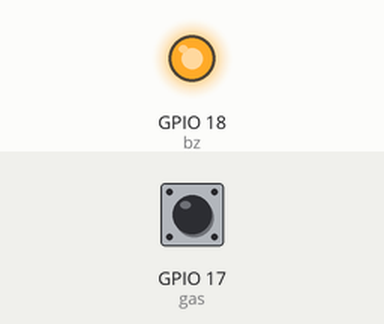
Bench run of a program on a simulated Raspberry Pi (BCM pin numbers). On the bench: output pins drawn as LEDs (lit = HIGH). Inputs (shaded band) come from the test bench; at power-on: GPIO 17 (gas) LOW. Requests to the public web service named in the program get a made-up reply in its usual format after 0.4 s (London, UTC, broken clouds, 64 % humidity, 1013 hPa unless stated); what the program prints to the terminal is not drawn.

Above: at 1.2 s.
1.3 s: GPIO 17 (gas) pulled HIGH for 1.4 s
At 3.0 s:
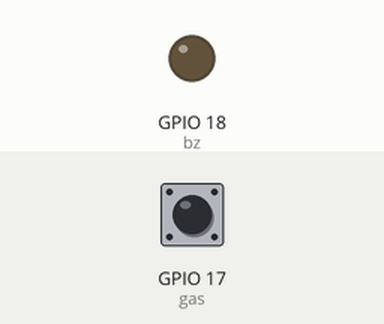
5.9 s: GPIO 17 (gas) pulled HIGH for 3.2 s
At 11.8 s:
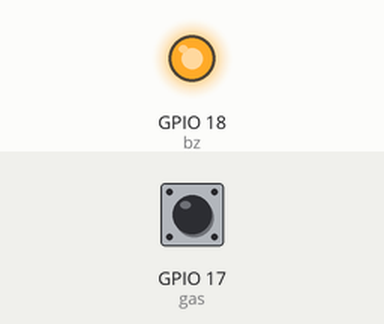
Timing chart, 0 to 13.3 s (numbered marks = the images above; inputs shaded):
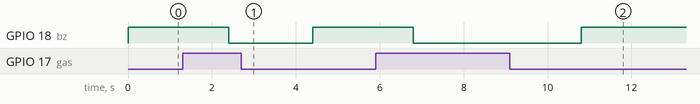

Measured:
- after the input at 1.3 s, GPIO 18 (bz): HIGH → LOW after 1.1 s, → HIGH 2.0 s later
- after the input at 5.9 s, GPIO 18 (bz): HIGH → LOW after 0.90 s, → HIGH 4.0 s later

The program:

10_MQ-2_________________________________________.py
```python
import time                             # 시간 지연(sleep) 기능을 사용하기 위한 모듈
from gpiozero import DigitalInputDevice, OutputDevice  # 라즈베리파이 GPIO 핀 제어(센서 입력, 부저 출력)를 위한 모듈
import urllib.request                   # 텔레그램 API 서버로 HTTP 요청을 보내기 위한 모듈
import json                             # 텔레그램으로 보낼 데이터를 JSON 형식으로 변환하기 위한 모듈

# 텔레그램 봇 API, 사용자 ID 설정
TELEGRAM_ID = '8197209442'
MY_TOKEN = '8686881281:AAFvh5mzWu9YZn89cmRrahigGdkvaggy1LQ'

# 부저(Output)와 가스 센서(Input)의 GPIO 핀 번호 지정
bz = OutputDevice(18)       # 부저는 18번 핀에 연결
gas = DigitalInputDevice(17) # 가스 센서는 17번 핀에 연결

# 가스 감지 시 텔레그램으로 경고 메시지를 보내는 함수
def send_telegram_message():
    # 텔레그램 봇 API 호출을 위한 URL 생성
    url = f"https://api.telegram.org/bot{MY_TOKEN}/sendMessage"

    # 텔레그램으로 보낼 메시지 내용 (JSON 형식으로 전송 예정)
    payload = {
        "chat_id": TELEGRAM_ID,
        "text": "[비상 경보] 가스 및 유독 연기 누출 감지. 즉시 확인 바랍니다."
    }

    try:
        # 딕셔너리 데이터를 JSON 문자열로 변환하고 바이트로 인코딩
        data = json.dumps(payload).encode('utf-8')

        # HTTP POST 요청 생성 및 헤더 설정
        req = urllib.request.Request(url, data=data, headers={'Content-Type': 'application/json'})

        # 네트워크 지연을 고려해 타임아웃(1.5초)을 두고 메시지 전송
        with urllib.request.urlopen(req, timeout=1.5) as response:
            pass
        print("-> 텔레그램 경보 메시지 전송 완료")

    except Exception as e:
        # 네트워크 오류나 토큰 에러 등으로 전송 실패 시 예외 처리
        print(f"-> 텔레그램 전송 실패: {e}")

# [메인 루프] 센서 상태를 실시간으로 모니터링하는 반복문
try:
    while True:
        # 기본적으로 현재 센서의 상태값(0 또는 1)을 터미널에 계속 출력
        print(f"상태: 안전(현재 센서 감지 상태값: {gas.value})")

        # 가스 센서의 값이 0일 때 (보통 DO(Digital Output) 핀은 감지 시 LOW(0)가 됨)
        if gas.value == 0:
            print("[위험] 가스 및 유독 연기 감지됨")
            bz.on()                  # 1. 경보용 부저 켜기
            send_telegram_message()  # 2. 사용자에게 텔레그램 알림 전송
        else:
            # 가스가 감지되지 않는 정상 상태라면 부저를 끔
            bz.off()

        # 센서 과부하 방지 및 안정적인 측정을 위해 2초 간격으로 반복 실행
        time.sleep(2.0)

except KeyboardInterrupt:
    # 사용자가 Ctrl+C를 눌러 프로그램을 강제 종료했을 때 처리
    pass

finally:
    # 프로그램이 종료될 때 부저가 켜진 상태로 멈추지 않도록 안전하게 끄기
    bz.off()
```
